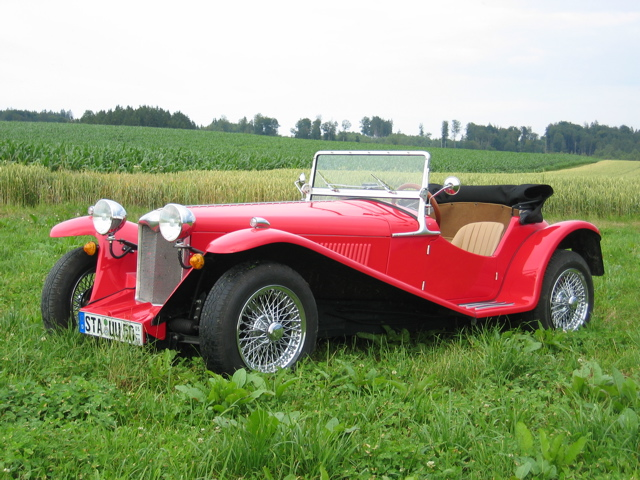
#> input picture jupyter/car.jpg, 640 x 480 px
$ jupyter execute sobel.ipynb
#> lines starting #> are read from the running program, lines starting #| are printed output that depends on the picture
[cell 1]
# load libraries
import cv2 as cv
import numpy as np
from scipy.signal import convolve2d
from matplotlib import pyplot as plt

[cell 2]
# load image, default flag 1
# 1: load color only bgr no alpha, shape [height, width, 3]
# 0: load grayscale no rgb no alpha, shape [height, width]
# -1: load alpha no rgb, shape [height, width, 4]
src = cv.imread("car.jpg")
#> src is the input picture: shape (480, 640, 3); mean B, G, R 117.7, 150, 147.3
plt.imshow(cv.cvtColor(src, cv.COLOR_BGR2RGB))

[cell 3]
# convert to gray scale, src loaded as BGR not RGB
src_gray = cv.cvtColor(src, cv.COLOR_BGR2GRAY)
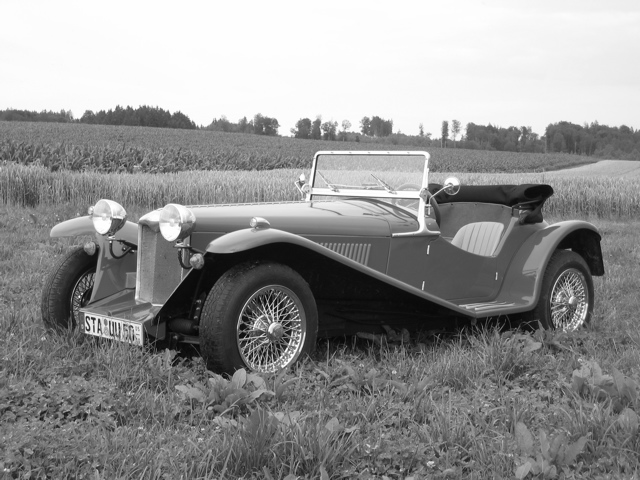
#> src_gray: shape (480, 640); min 1, max 255, mean 145.5
plt.imshow(src_gray, cmap="gray")

[cell 4]
# sobel x and y kernels
x_kernel = np.array([[-1, 0, 1], [-2, 0, 2], [-1, 0, 1]])
y_kernel = np.array([[-1, -2, -1], [0, 0, 0], [1, 2, 1]])

[cell 5]
# perform 2d convolution
x_gradient = convolve2d(src_gray, x_kernel, mode = "same")
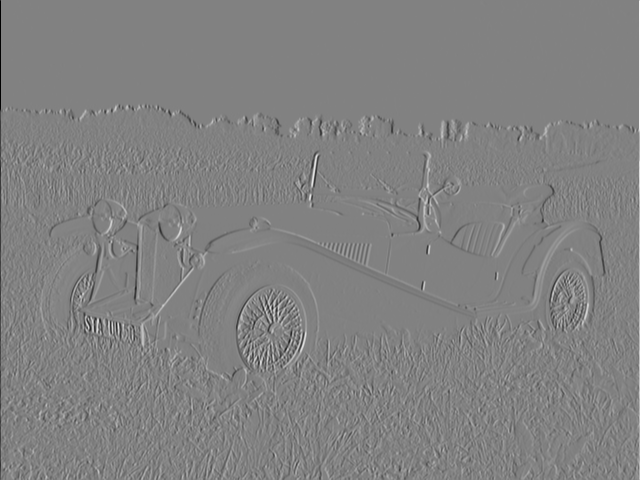
#> x_gradient: shape (480, 640) int64; min -1012, max 979, mean 0; drawn with min black and max white
plt.imshow(x_gradient, cmap="gray")

[cell 6]
# perform 2d convolution
y_gradient = convolve2d(src_gray, y_kernel, mode = "same")
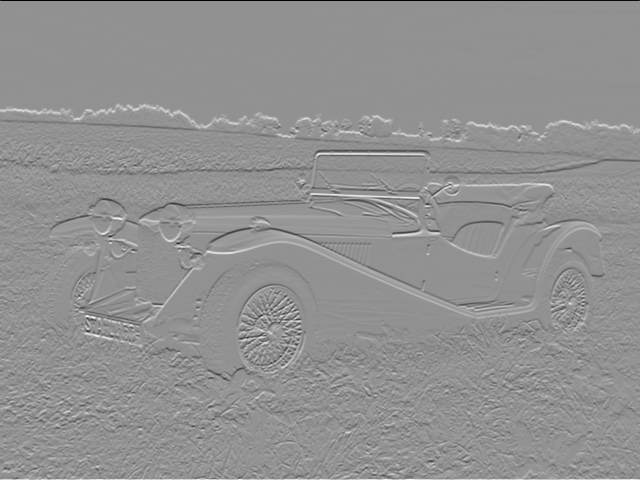
#> y_gradient: shape (480, 640) int64; min -1016, max 762, mean 1.2; drawn with min black and max white
plt.imshow(y_gradient, cmap="gray")

[cell 7]
# take magnitude of gradients
mag = np.sqrt(np.square(x_gradient.astype(np.int32)) + np.square(y_gradient.astype(np.int32)))
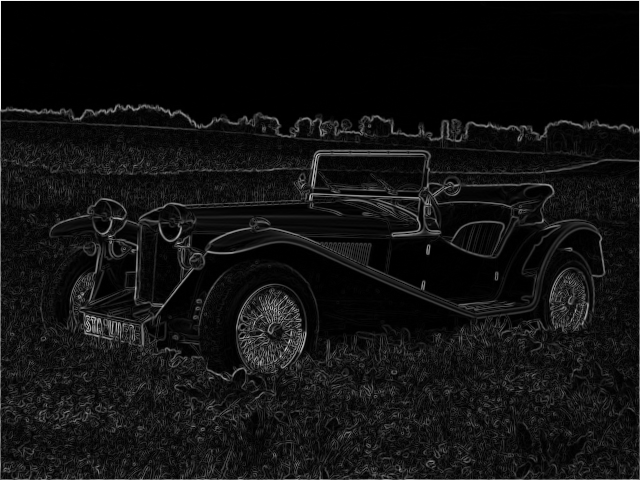
#> mag: shape (480, 640) float64; min 0, max 1064.9, mean 73.3; drawn with min black and max white
plt.imshow(mag, cmap="gray")

[cell 8]
atan = np.arctan2(y_gradient, x_gradient) + np.pi
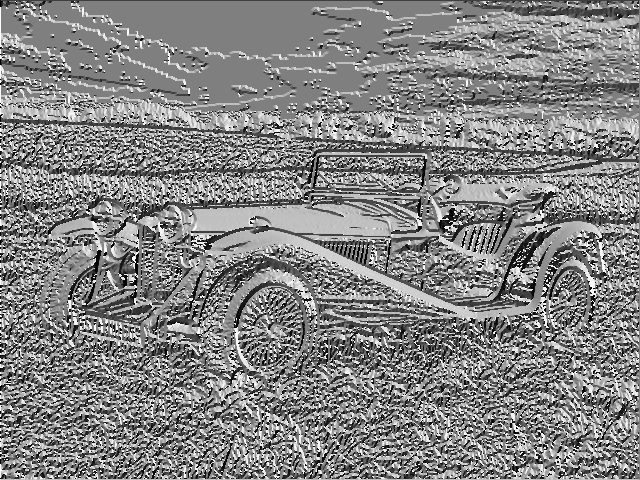
#> atan: shape (480, 640) float64; min 0.000991, max 6.28, mean 3.26; drawn with min black and max white
hue = np.rint(179 * (atan) / (2 * np.pi)).astype(np.uint8)
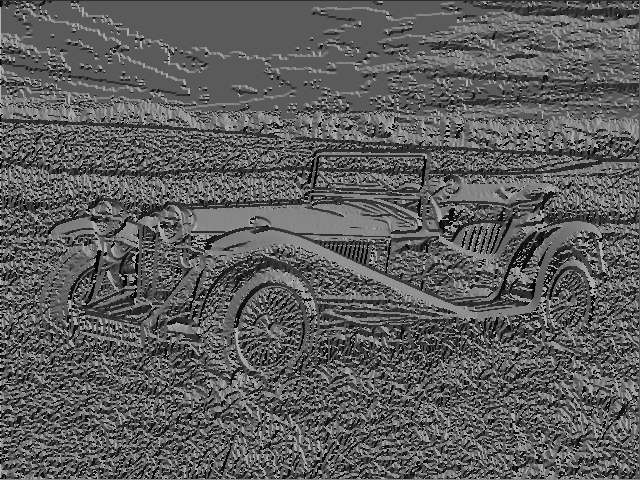
#> hue: shape (480, 640); min 0, max 179, mean 93
plt.imshow(hue, cmap="gray")
